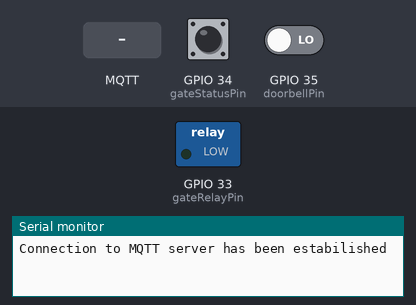
A sketch run on a simulated ESP32. Shown: switched loads named in the sketch (green lamp = pin HIGH), the last lines printed to the serial monitor. Inputs (shaded band) come from the test bench; at power-on: GPIO 34 (gateStatusPin) HIGH, GPIO 35 (doorbellPin) LOW. WiFi joins after 1.5 s; servers stay silent unless stated; no MQTT or app messages arrive unless stated.

Above: at 5.7 s.
5.8 s: MQTT message "open" arrives on the first subscribed topic
At 6.8 s:
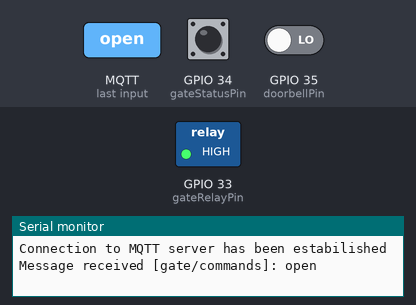
12.3 s: MQTT message "hold" arrives on the first subscribed topic
At 12.9 s:
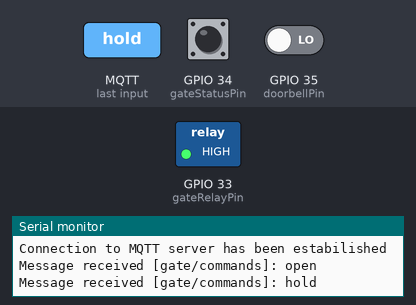
Timing chart, 0 to 14.8 s (numbered marks = the images above; inputs shaded):
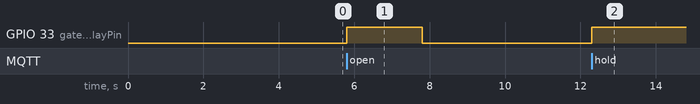

The sketch:

gatecontrol.ino
```cpp
/*Gate control and doorbell
 * Paul Bradley 2022
 * v2.0 2023
 *
 * New for v2.0:
 * - Added gate 12v battery monitoring
 * - Changed board to an ESP32 Ethernet POE
 *
 * Circuit:
 * Doorbell receiver LED connected to pin 35
 * Gate relay connected to pin 33
 * Gate status switch connected to pin 34
 * Battery circuit connected to pin 36.  Needs to be on ADC1 GPIOs 32-39
 *
 * 680k ohm and 100k ohm resistors and a 100 nF capacitor at the ADC input
 *
 */

#include <SPI.h>
#include <Ethernet.h>
#include <PubSubClient.h>
#include <SimpleTimer.h>

// Network and server config
byte mac[] = { 0x00, 0xAA, 0xBB, 0xCC, 0xDA, 0x02 };
IPAddress ip(192,168,1,213);  // Only used if DHCP fails
const char* mqttServer = "192.168.1.128";  // MQTT server address
const int mqttPort = 1883;  // MQTT port
const char* clientName = "gate";
const char* userName = "mqttusername"; // MQTT username
const char* password = "password";  // MQTT pasword

// Global variables
bool doorbellAlreadyTriggered = false;
bool gateAlreadyTriggered = false;
bool gateLatchStatus = false;
bool inTransit = false;
int gateOldStatus = 1;
bool boot = true;

//Arduino pins
const int doorbellPin = 35;
const int gateRelayPin = 33;
const int gateStatusPin = 34;
const int batteryPin = 36;  // Needs to be on an ADC1 pin

void mqttReceive(char* topic, byte* payload, unsigned int length);
void mqttReconnect();  //  Connects or reconnects to the MQTT server
void getDoorbell();  //  Checks the status of the doorbell
void resetDoorbellTrigger();  //  Resets the doorbell trigger
void resetGateTrigger();  //  Resets the gate trigger
void reportGateStatus();  //  Checks the status of the gate
void checkIn();  //  Checks in with the MQTT server and reports the battery status
void syncGateState();  // Re-synchronizes the state of the gate.  Fixes state if it was interupted when changing states

//Ethernet and MQTT objects
EthernetClient ethClient;
PubSubClient mqttClient(ethClient);
SimpleTimer timer;

void setup()
{
  Serial.begin(9600);

  pinMode(doorbellPin, INPUT);
  pinMode(gateRelayPin, OUTPUT);
  pinMode(gateStatusPin, INPUT);
  pinMode(batteryPin, INPUT);

  if (!Ethernet.begin(mac))
  {
    // if DHCP fails, start with a hard-coded address:
    Ethernet.begin(mac, ip);
  }

  delay(3000);  // Pause to allow ethernet to boot up

  mqttClient.setServer(mqttServer, mqttPort);
  mqttClient.setCallback(mqttReceive);

  timer.setInterval(300000, checkIn);  // Checks in with server every 5 minutes
  timer.setInterval(500, reportGateStatus);  // Checks and reports gate status if it changed every 500 ms
  timer.setInterval(200, getDoorbell);  // Checks doorbell status every 200ms
}

void loop()
{
  if (!mqttClient.connected())
  {
    mqttReconnect();
  }

  mqttClient.loop();
  timer.run();
}

void mqttReconnect()
{
  int retries = 0;
  while (!mqttClient.connected())
  {
    if (retries < 15)
    {
        if (mqttClient.connect(clientName, userName, password))
          {
            Serial.println("Connection to MQTT server has been estabilished");
            if(boot)
            {
              mqttClient.publish("checkIn/GateControl", "Rebooted");
              boot = false;
            }
            if(!boot)
            {
              mqttClient.publish("checkIn/GateControl", "Reconnected");
            }
            mqttClient.subscribe("gate/commands");
          }
        else
          {
            retries++;
            Serial.print("Connection to MQTT server failed. Retrying. Attempt: ");\
            Serial.print(retries);
            Serial.println();
            delay(5000);
          }
    }
    if ( retries >= 15 )
    {
      Serial.println("Connection to MQTT server failed. Rebooting.");
      esp_restart(); // Reboot the ESP32
    }
  }
}

void mqttReceive(char* topic, byte* payload, unsigned int length)
{
  // Print the incoming message
  Serial.print("Message received [");
  String newTopic = topic;
  Serial.print(topic);
  Serial.print("]: ");
  payload[length] = '\0';
  String newPayload = String((char*)payload);
  Serial.print(newPayload);
  Serial.println();

  //Do what the message requests
  if ( newTopic == "gate/commands" )
  {
    if ( newPayload == "open" && gateAlreadyTriggered == false)
    {
      // Open the relay to make the gate open.
      digitalWrite(gateRelayPin, HIGH);
      gateAlreadyTriggered = true;  //  Locks out triggers until reset
      timer.setTimeout(2000, resetGateTrigger);  //  Resets the button in 2 seconds
      mqttClient.publish("gate/status", "opening", true);  // Announces that the gate is opening
      timer.setTimeout(30000, syncGateState);  // Re-syncs the status after 30 seconds
      inTransit = true;
    }
    if ( newPayload == "hold" )
    {
      digitalWrite(gateRelayPin, HIGH); //Open the gate and leave it open
      gateLatchStatus = true;
      mqttClient.publish("gate/status", "opening", true);  // Announces that the gate is opening
      timer.setTimeout(30000, syncGateState);  // Re-syncs the status after 30 seconds
      inTransit = true;
    }
    if ( newPayload == "close" )
    {
      digitalWrite(gateRelayPin, LOW);  //Release the button push
      mqttClient.publish("gate/status", "closing", true);  // Announces that the gate is closing
      gateLatchStatus = false;
      timer.setTimeout(30000, syncGateState);  // Re-syncs the status after 30 seconds
      inTransit = true;
    }
    if ( newPayload == "reboot" )
    {
      esp_restart(); // Reboot the ESP32
    }
  }
}

void reportGateStatus()
{
  if ( !inTransit )
  {
      int gateNewStatus = digitalRead(gateStatusPin);
    if ( gateNewStatus != gateOldStatus)
   {
      if ( gateNewStatus == 1)
      {
       mqttClient.publish("gate/status", "closed", true);
        Serial.println("Gate is closed");
        gateOldStatus = gateNewStatus;
     }
     if ( gateNewStatus == 0)
      {
       if ( gateLatchStatus )
       {
          mqttClient.publish("gate/status", "latched", true);
         Serial.println("Gate is latched");
        }
        else
        {
          mqttClient.publish("gate/status", "open", true);
          Serial.println("Gate is open");
       }

       gateOldStatus = gateNewStatus;
      }
   }
  }

}

void getDoorbell()
{
  if(digitalRead(doorbellPin) == 1 && doorbellAlreadyTriggered == false)
  {
    mqttClient.publish("doorbell", "ringing");  //  Doorbell has been pushed
    Serial.println("Doorbell is ringing");
    doorbellAlreadyTriggered = true;  //  Prevents client from spamming server
    timer.setTimeout(30000, resetDoorbellTrigger);  //  Resets the trigger in 6 seconds
  }
}

void checkIn()
{
  char voltage[4];
  int batteryVRaw = 0;
  int batteryVRawSum = 0;
  float batteryVoltage = 0;

  for(int i = 0; i < 10; i++)  // Get 10 readings to minimize noise
  {
    batteryVRaw = analogRead(batteryPin);
    batteryVRawSum += batteryVRaw;
  }
  batteryVRaw = batteryVRawSum / 10;  // Calculates the average
  batteryVoltage = batteryVRaw * 0.00641 + 0.95;  // Calculates the voltage based on the ADC input

  dtostrf(batteryVoltage, 4, 1, voltage);  // Converts the float to a char
  mqttClient.publish("checkIn/GateControl/battery", voltage);
  mqttClient.publish("checkIn/GateControl", "OK");
}

void resetGateTrigger()
{
  gateAlreadyTriggered = false;
  digitalWrite(gateRelayPin, LOW);  // Releases the relay
}

void resetDoorbellTrigger()
{
  mqttClient.publish("doorbell", "waiting", true);
  doorbellAlreadyTriggered = false;
}

void syncGateState()
{
  inTransit = false;
  int gateNewStatus = digitalRead(gateStatusPin);
  if ( gateNewStatus == 1)
    {
      mqttClient.publish("gate/status", "closed", true);
      Serial.println("Gate is closed");
      gateOldStatus = gateNewStatus;
    }
    if ( gateNewStatus == 0)
    {
      if ( gateLatchStatus )
      {
        mqttClient.publish("gate/status", "latched", true);
        Serial.println("Gate is latched");
      }
      else
      {
        mqttClient.publish("gate/status", "open", true);
        Serial.println("Gate is open");
      }

      gateOldStatus = gateNewStatus;
    }
}
```

Measured:
- after the input at 5.8 s, GPIO 33 (gateRelayPin): LOW → HIGH at once, → LOW 2.0 s later
- after the input at 12.3 s, GPIO 33 (gateRelayPin): LOW → HIGH at once
